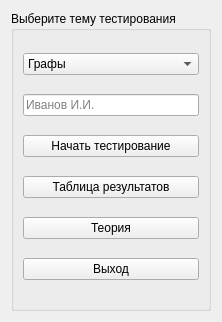
      <widget class="QWidget" name="tabMenu">
       <attribute name="title">
        <string>Меню</string>
       </attribute>
       <layout class="QGridLayout" name="gridLayout_3">
        <item row="0" column="0">
         <widget class="QGroupBox" name="groupBox">
          <property name="minimumSize">
           <size>
            <width>200</width>
            <height>300</height>
           </size>
          </property>
          <property name="maximumSize">
           <size>
            <width>200</width>
            <height>300</height>
           </size>
          </property>
          <property name="title">
           <string>Выберите тему тестирования</string>
          </property>
          <layout class="QGridLayout" name="gridLayout_2">
           <item row="1" column="0">
            <widget class="QLineEdit" name="leName">
             <property name="text">
              <string/>
             </property>
             <property name="placeholderText">
              <string>Иванов И.И.</string>
             </property>
            </widget>
           </item>
           <item row="2" column="0">
            <widget class="QPushButton" name="pbStart">
             <property name="text">
              <string>Начать тестирование</string>
             </property>
            </widget>
           </item>
           <item row="0" column="0">
            <widget class="QComboBox" name="cbThemeStart">
             <item>
              <property name="text">
               <string>Графы</string>
              </property>
             </item>
             <item>
              <property name="text">
               <string>Множества</string>
              </property>
             </item>
             <item>
              <property name="text">
               <string>Булевы функции</string>
              </property>
             </item>
             <item>
              <property name="text">
               <string>Логика высказываний</string>
              </property>
             </item>
             <item>
              <property name="text">
               <string>Логика предикатов</string>
              </property>
             </item>
            </widget>
           </item>
           <item row="4" column="0">
            <widget class="QPushButton" name="pbTheory">
             <property name="text">
              <string>Теория</string>
             </property>
            </widget>
           </item>
           <item row="5" column="0">
            <widget class="QPushButton" name="pbExit">
             <property name="text">
              <string>Выход</string>
             </property>
            </widget>
           </item>
           <item row="3" column="0">
            <widget class="QPushButton" name="pbResult">
             <property name="text">
              <string>Таблица результатов</string>
             </property>
            </widget>
           </item>
          </layout>
         </widget>
        </item>
       </layout>
      </widget>
